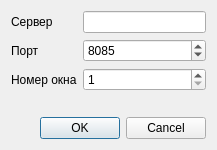
<?xml version="1.0" encoding="UTF-8"?>
<ui version="4.0">
 <class>dlgSettings</class>
 <widget class="QDialog" name="dlgSettings">
  <property name="geometry">
   <rect>
    <x>0</x>
    <y>0</y>
    <width>217</width>
    <height>150</height>
   </rect>
  </property>
  <property name="windowTitle">
   <string>Настройки</string>
  </property>
  <layout class="QVBoxLayout" name="verticalLayout">
   <item>
    <layout class="QFormLayout" name="formLayout">
     <item row="0" column="0">
      <widget class="QLabel" name="lblServer">
       <property name="text">
        <string>Сервер</string>
       </property>
      </widget>
     </item>
     <item row="0" column="1">
      <widget class="QLineEdit" name="leServer"/>
     </item>
     <item row="1" column="0">
      <widget class="QLabel" name="lblPort">
       <property name="text">
        <string>Порт</string>
       </property>
      </widget>
     </item>
     <item row="1" column="1">
      <widget class="QSpinBox" name="sbPort">
       <property name="maximum">
        <number>10000</number>
       </property>
       <property name="value">
        <number>8085</number>
       </property>
      </widget>
     </item>
     <item row="2" column="0">
      <widget class="QLabel" name="lblWindow">
       <property name="text">
        <string>Номер окна</string>
       </property>
      </widget>
     </item>
     <item row="2" column="1">
      <widget class="QSpinBox" name="sbWindow">
       <property name="minimum">
        <number>1</number>
       </property>
       <property name="maximum">
        <number>8</number>
       </property>
      </widget>
     </item>
    </layout>
   </item>
   <item>
    <widget class="QDialogButtonBox" name="buttonBox">
     <property name="orientation">
      <enum>Qt::Horizontal</enum>
     </property>
     <property name="standardButtons">
      <set>QDialogButtonBox::Cancel|QDialogButtonBox::Ok</set>
     </property>
    </widget>
   </item>
  </layout>
 </widget>
 <resources/>
 <connections>
  <connection>
   <sender>buttonBox</sender>
   <signal>accepted()</signal>
   <receiver>dlgSettings</receiver>
   <slot>accept()</slot>
   <hints>
    <hint type="sourcelabel">
     <x>248</x>
     <y>254</y>
    </hint>
    <hint type="destinationlabel">
     <x>157</x>
     <y>274</y>
    </hint>
   </hints>
  </connection>
  <connection>
   <sender>buttonBox</sender>
   <signal>rejected()</signal>
   <receiver>dlgSettings</receiver>
   <slot>reject()</slot>
   <hints>
    <hint type="sourcelabel">
     <x>316</x>
     <y>260</y>
    </hint>
    <hint type="destinationlabel">
     <x>286</x>
     <y>274</y>
    </hint>
   </hints>
  </connection>
 </connections>
</ui>
